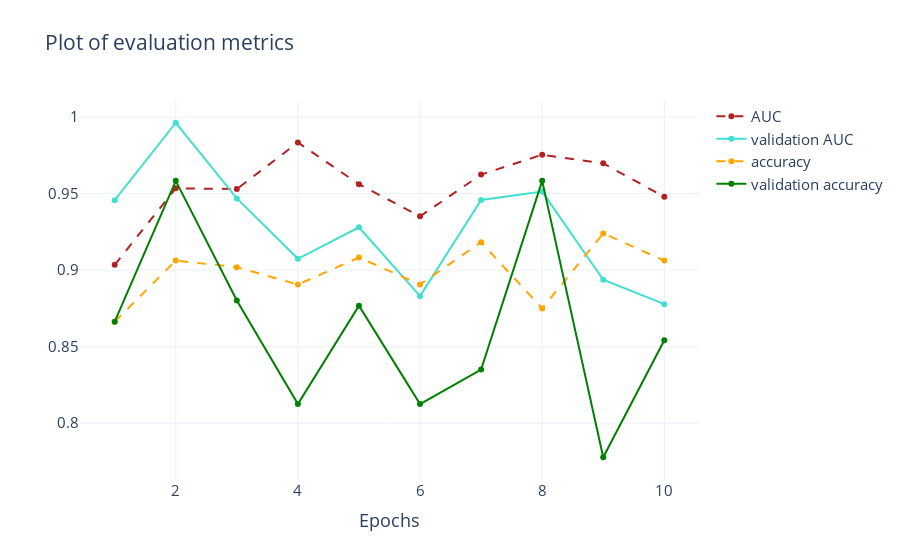

Notebook code for this chart:
### Code cell
#Plotting the evaluation metrics
# vẽ các biểu đồ đường (line plots) hiển thị các chỉ số đánh giá hiệu quả của mô hình EfficientNetB7 trong suốt quá trình huấn luyện
fig = go.Figure() # Khởi tạo một đối tượng Figure của Plotly, là nơi sẽ chứa các biểu đồ

#Thêm các đường biểu diễn giá trị AUC (Area Under Curve), accuracy và validation AUC, validation accuracy theo từng epoch
fig.add_trace(
    go.Scatter(
        x=list(range(1,12)),
        y=history.history['auc'],
        line=dict(color='firebrick',width=2, dash='dash'),
        name='AUC',
    )
) 
fig.add_trace(
    go.Scatter(
        x=list(range(1,12)),
        y=history.history['val_auc'],
        line=dict(color='turquoise', width=2),
        name='validation AUC',
    )
)

fig.add_trace(
    go.Scatter(
        x=list(range(1,12)),
        y=history.history['accuracy'],
        line=dict(color='orange', width=2, dash='dash'),
        name='accuracy',
    )
)
fig.add_trace(
    go.Scatter(
        x=list(range(1,12)),
        y=history.history['val_accuracy'],
        line=dict(color='green', width=2),
        name='validation accuracy',
    )
)

fig.update_layout(title_text='Plot of evaluation metrics', font_size=15, xaxis_title='Epochs') # Thêm title và title font size
fig.show()

### Figure 1 — Plotly figure (JSON) as saved in the notebook; plotly's stock layout.template omitted (floating-point values rounded to 4 significant figures)
{"data": [{"line": {"color": "firebrick", "dash": "dash", "width": 2}, "name": "AUC", "type": "scatter", "x": [1, 2, 3, 4, 5, 6, 7, 8, 9, 10, 11], "y": [0.9035, 0.9535, 0.953, 0.9834, 0.9562, 0.9351, 0.9624, 0.9754, 0.9698, 0.9479]}, {"line": {"color": "turquoise", "width": 2}, "name": "validation AUC", "type": "scatter", "x": [1, 2, 3, 4, 5, 6, 7, 8, 9, 10, 11], "y": [0.9457, 0.9963, 0.9468, 0.9074, 0.928, 0.883, 0.9459, 0.9513, 0.8938, 0.8778]}, {"line": {"color": "orange", "dash": "dash", "width": 2}, "name": "accuracy", "type": "scatter", "x": [1, 2, 3, 4, 5, 6, 7, 8, 9, 10, 11], "y": [0.8663, 0.9062, 0.902, 0.8906, 0.9083, 0.8906, 0.9182, 0.875, 0.924, 0.9062]}, {"line": {"color": "green", "width": 2}, "name": "validation accuracy", "type": "scatter", "x": [1, 2, 3, 4, 5, 6, 7, 8, 9, 10, 11], "y": [0.8663, 0.9583, 0.8802, 0.8125, 0.8767, 0.8125, 0.8351, 0.9583, 0.7778, 0.8542]}], "layout": {"font": {"size": 15}, "title": {"text": "Plot of evaluation metrics"}, "xaxis": {"title": {"text": "Epochs"}}}}
